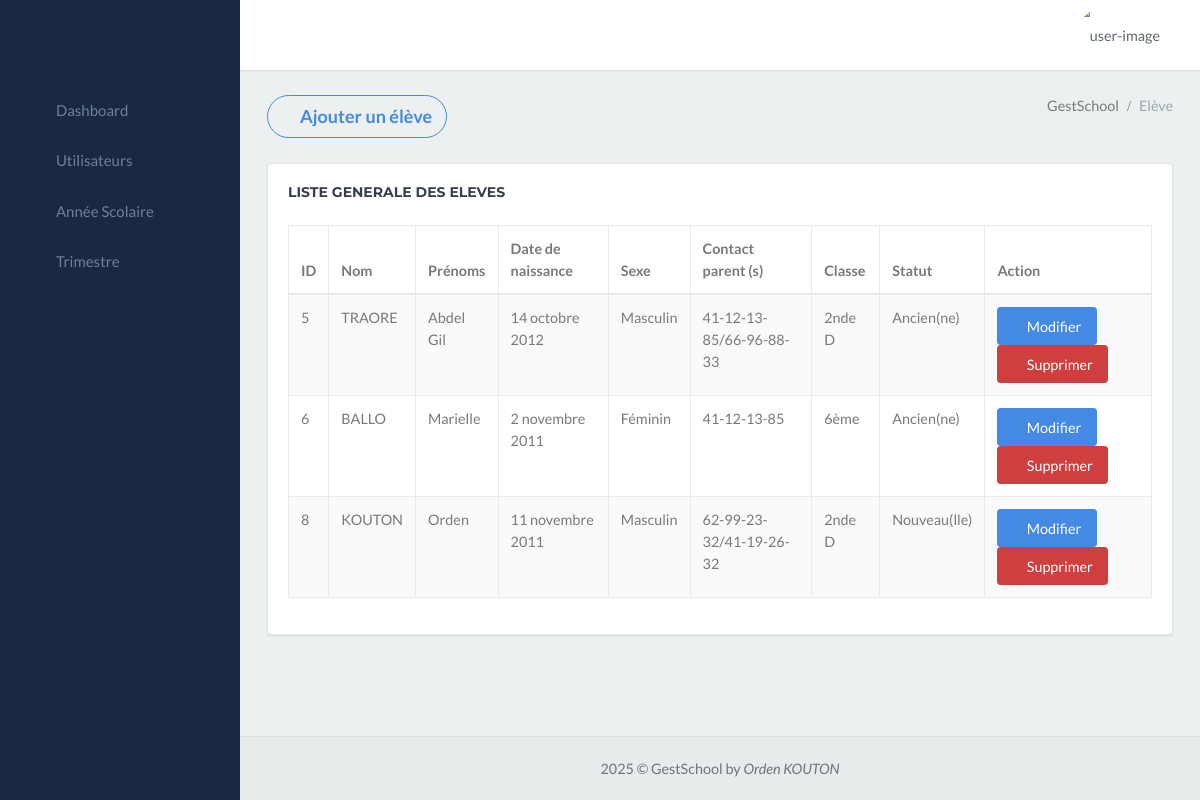
Screenshot of /gestschool_app/élève/ with the database file from the repository.
### gestschool_app/models.py (models this page shows)
class Eleve(models.Model):
    id_eleve = models.AutoField(primary_key=True)
    nom = models.CharField(max_length=80)
    prenom = models.CharField(max_length=100)
    sexe = models.CharField(max_length=100)
    date_naissance = models.DateField(max_length=100)
    contact = models.CharField(max_length=100)
    classe = models.CharField(max_length=100)
    statut = models.CharField(max_length=100)
    annee_scolaire = models.ForeignKey(AnneeScolaire, on_delete=models.SET_NULL, null=True, blank=True)

### gestschool_app/views.py (called while the page is built)
def eleve(request):
    annee_active = AnneeScolaire.objects.filter(active=True).first()
    classes = Classe.objects.all()
    eleves = Eleve.objects.filter(annee_scolaire_id=annee_active)
    return render(request, 'eleve.html', {'eleves': eleves, 'classes': classes})

### gestschool_app/templates/eleve.html (shortened to what this page needs)
{% extends "menu.html" %}
{% block content %}
<div class="content-page">
    <div class="content">
        <div class="container-fluid">
            <div class="row">
                <div class="col-12">
                    <div class="page-title-box">
                        <button type="button"
                            class="page-title btn btn-outline-success btn-rounded waves-effect width-md waves-light"
                            data-toggle="modal" data-target=".bs-example-modal-lg">
                            <i class="ion ion-md-add-circle"></i>
                            Ajouter un élève
                        </button>
                        <div class="page-title-right">
                            <ol class="breadcrumb p-0 m-0">
                                <li class="breadcrumb-item active">GestSchool</li>
                                <li class="breadcrumb-item"><a>Elève</a></li>
                            </ol>
                        </div>
                        <div class="clearfix"></div>
                    </div>
                </div>
            </div>
            <div class="row">
                <div class="col-12">
                    <div class="card">
                        <div class="card-body table-responsive">
                            <h4 class="m-t-0 header-title mb-4"><b>LISTE GENERALE DES ELEVES</b></h4>
                            <table id="datatable-buttons"
                                class="table table-striped table-bordered dt-responsive nowrap"
                                style="border-collapse: collapse; border-spacing: 0; width: 100%;">
                                <thead>
                                    <tr>
                                        <th>ID</th>
                                        <th>Nom</th>
                                        <th>Prénoms</th>
                                        <th>Date de naissance</th>
                                        <th>Sexe</th>
                                        <th>Contact parent (s)</th>
                                        <th>Classe</th>
                                        <th>Statut</th>
                                        <th>Action</th>
                                    </tr>
                                </thead>
                                <tbody>
                                    {% for eleve in eleves %}
                                    <tr>
                                        <td>{{ eleve.id_eleve }}</td>
                                        <td>{{ eleve.nom }}</td>
                                        <td>{{ eleve.prenom }}</td>
                                        <td>{{ eleve.date_naissance }}</td>
                                        <td>{{ eleve.sexe }}</td>
                                        <td>{{ eleve.contact }}</td>
                                        <td>{{ eleve.classe }}</td>
                                        <td>{{ eleve.statut }}</td>
                                        <td>
                                            <button class="btn btn-success" data-toggle="modal" data-target="#editModal{{ eleve.id_eleve }}">
                                                <i class="ion ion-ios-create"></i> Modifier
                                            </button>
                                            <button class="btn btn-danger" data-toggle="modal" data-target="#deleteModal{{ eleve.id_eleve }}">
                                                <i class="ion ion-ios-trash"></i> Supprimer
                                            </button>
                                        </td>
                                    </tr>
                                    {% endfor %}
                                </tbody>
                            </table>
                        </div>
                    </div>
                </div>
            </div>
        </div>
    </div>
</div>
{% endblock %}

### rows the page displays
Eleve: id_eleve "5", nom "TRAORE", prenom "Abdel Gil", date_naissance "14 octobre 2012", sexe "Masculin", contact "41-12-13-85/66-96-88-33", classe "2nde D", statut "Ancien(ne)"
Eleve: id_eleve "6", nom "BALLO", prenom "Marielle", date_naissance "2 novembre 2011", sexe "Féminin", contact "41-12-13-85", classe "6ème", statut "Ancien(ne)"
Eleve: id_eleve "8", nom "KOUTON", prenom "Orden", date_naissance "11 novembre 2011", sexe "Masculin", contact "62-99-23-32/41-19-26-32", classe "2nde D", statut "Nouveau(lle)"
